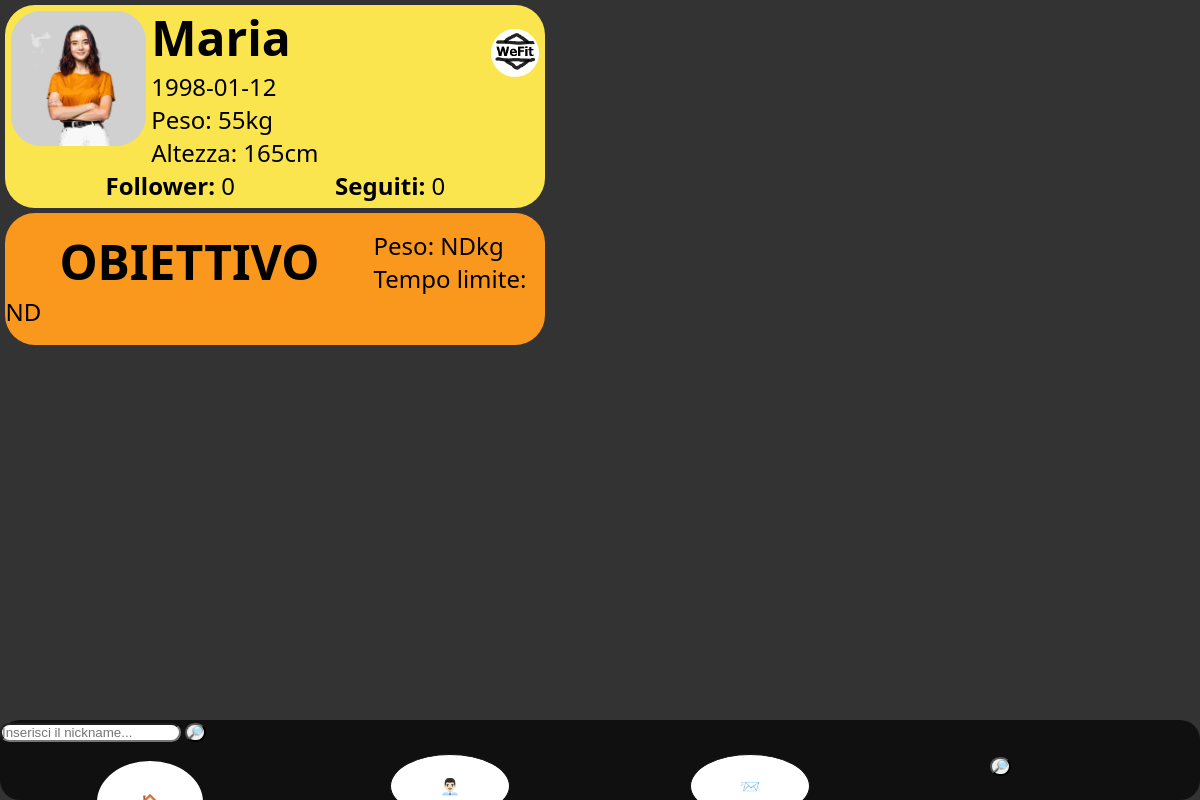
The page /profile-redirector.php (signed in) on the database its author committed.
### tables this page shows
CREATE TABLE `users` (
  `Username` varchar(20) NOT NULL,
  `Email` varchar(40) NOT NULL,
  `Password` varchar(20) NOT NULL,
  `Birthday` date NOT NULL,
  `Height` float NOT NULL,
  `Weight` float NOT NULL,
  `Photo` varchar(100) NOT NULL,
  `WeightTarget` float DEFAULT NULL,
  `Time` time DEFAULT NULL
);

### profile-redirector.php (called while the page is built, shortened)
<?php
require_once 'bootstrap.php';
$templateParams["titolo"] = "WeFit - Profilo Personale";
$templateParams["nome"] = "profile.php";
$templateParams["css"] = array("dark-background", "navbar", "post", "profile");
$templateParams["js"] = array("https://unpkg.com/axios/dist/axios.min.js","js/search.js","js/post.js");
$templateParams["profile"] = array("username" => $_SESSION["username"]);
$templateParams["profile"] = array_merge($templateParams["profile"], array("birthday" => $dbh->getUserInfo($_SESSION["username"])[0]["Birthday"]));
$templateParams["profile"] = array_merge($templateParams["profile"], array("weight" => $dbh->getUserInfo($_SESSION["username"])[0]["Weight"]));
$templateParams["profile"] = array_merge($templateParams["profile"], array("height" => $dbh->getUserInfo($_SESSION["username"])[0]["Height"]));
$templateParams["profile"] = array_merge($templateParams["profile"], array("numFollower" => count($dbh->getFollowers($_SESSION["username"]))));
$templateParams["profile"] = array_merge($templateParams["profile"], array("numFollowed" => count($dbh->getFollowed($_SESSION["username"]))));
$tmp = array("weightTarget" => $dbh->getUserInfo($_SESSION["username"])[0]["WeightTarget"]);
if ($tmp["weightTarget"] === null) {
    $templateParams["profile"] = array_merge($templateParams["profile"], array("weightTarget" => "ND"));
    $templateParams["profile"] = array_merge($templateParams["profile"], array("time" => "ND"));
} else {
    $templateParams["profile"] = array_merge($templateParams["profile"], $tmp);
    $templateParams["profile"] = array_merge($templateParams["profile"], array("time" => $dbh->getUserInfo($_SESSION["username"])[0]["Time"]));
}
$templateParams["profile"] = array_merge($templateParams["profile"], array("profilePic" => $dbh->getUserInfo($_SESSION["username"])[0]["Photo"]));
$navbarVisible = true;
$isPersonalP = true;
require 'template/base.php';
?>

### db/database.php (called while the page is built, shortened)
<?php
    class DatabaseHelper{
        private $db;
        public function __construct($servername, $username, $password, $dbname){
            $this->db = new mysqli($servername, $username, $password, $dbname);
        }
		public function getUserInfo($username) {
			$query = "SELECT * FROM users WHERE Username = ?";
			$stmt = $this->db->prepare($query);
			$stmt->bind_param('s',$username);
			$stmt->execute();
			$result = $stmt->get_result();
			return $result->fetch_all(MYSQLI_ASSOC);
		}
		public function getFollowed($follower) {
			$query = "SELECT User2 FROM `followed` WHERE `User1`=?";
			$stmt = $this->db->prepare($query);
			$stmt->bind_param('s', $follower);
			$stmt->execute();
			$result = $stmt->get_result();
			return $result->fetch_all(MYSQLI_ASSOC);
		}
		public function getFollowers($follower) {
			$query = "SELECT User2 FROM `followers` WHERE `User1`=?";
			$stmt = $this->db->prepare($query);
			$stmt->bind_param('s', $follower);
			$stmt->execute();
			$result = $stmt->get_result();
			return $result->fetch_all(MYSQLI_ASSOC);
		}
    }
?>

### bootstrap.php (called while the page is built, shortened)
<?php
require_once("db/database.php");
$dbh = new DatabaseHelper("localhost", "root", "", "wefitdb", 3306);
?>

### template/profile.php (the view, shortened to what this page needs)
<div id="badgeContainer">
	<header id="badge">
		<img src="./upload/<?php echo $templateParams["profile"]["profilePic"]?>" alt="profile picture"/>
		<div id="dati">
			<h1><?php echo $templateParams["profile"]["username"];?></h1>
			<p><?php echo $templateParams["profile"]["birthday"];?></p>
			<p>Peso: <?php echo $templateParams["profile"]["weight"];?>kg</p>
			<p>Altezza: <?php echo $templateParams["profile"]["height"];?>cm</p>
		</div>
		<?php if(isset($isPersonalP) && $isPersonalP == true): ?>
			<a href="settings-redirector.php"><img src="./upload/WeFitLogo.png" alt="impostazioni del profilo"></a>
		<?php elseif(isset($isPersonalP) && $isPersonalP == false && !$templateParams["profile"]["friend"]): ?>
			<a id="btnFollow" href="#" onclick="follow();">➕</a>
		<?php else: ?>
			<a id="btnFollow" href="#" onclick="unfollow();">✔</a>
		<?php endif; ?>
		<div id="link">
			<a href="follower-redirector.php">Follower: <label><?php echo $templateParams["profile"]["numFollower"];?></label></a>
			<a href="followed-redirector.php">Seguiti: <label><?php echo $templateParams["profile"]["numFollowed"];?></label></a>
		</div>
	</header>
	<section id="obiettivo">
		<h1>Obiettivo</h1>
		<p>Peso: <?php echo $templateParams["profile"]["weightTarget"];?>kg</p>
		<p>Tempo limite: <?php echo $templateParams["profile"]["time"];?></p>
	</section>
</div>

### template/base.php (shortened to what this page needs)
<!DOCTYPE html>
<html lang="it">
    <head>
        <?php
		if(isset($templateParams["css"])):
			foreach($templateParams["css"] as $style):
		?>
			<link rel="stylesheet" type="text/css" href="./css/<?php echo $style; ?>.css"/>
		<?php
			endforeach;
		endif;
		?>
    </head>
    <body>
        <main>
            <?php
                if(isset($templateParams["nome"])) {
                    require($templateParams["nome"]);
                }
            ?>
        </main>
		<?php
			if(isset($navbarVisible) && $navbarVisible):
		?>
		<nav>
			<form id="search-bar">
				<input type="text" id="searchedTxt" placeholder="Inserisci il nickname..."></input>
				<button type="submit" class="btn" onCLick="startSearch()">🔎</button>
			</form>
			<ul>
				<li><a href="home-redirector.php" id="nav-selected">🏠</a></li>
				<li><a href="profile-redirector.php">👨🏻‍💼</a></li>
				<li><a href="notifications-redirector.php">📨</a></li>
				<li><input type="button" onCLick="openSearch()" value="🔎"></input></li>
			</ul>
		</nav>
		<?php endif; ?>
    </body>
</html>

### css/dark-background.css (style rules this page uses)
* { margin: 0; padding: 0; border-radius: 20px; }
body { background-color: #333333; font-family: 'Segoe UI', Tahoma, Geneva, Verdana, sans-serif; }

### css/navbar.css (style rules this page uses)
nav { width: 100%; height: 10%; background-color: #101010; position: fixed; bottom: 0; }
nav ul { list-style-type: none; margin: 0; padding: 0; overflow: hidden; }
nav ul li { float: left; margin: 1% 7.5%; width: 10%; }
nav ul li a { margin: 0; text-decoration: none; background-color: white; text-align: center; display: block; padding: 20px 10px; color: black; border: 1px solid #101010; border-radius: 100%; }
#nav-selected { padding: 30px; border: 7px solid #101010; }

### css/profile.css (style rules this page uses)
#badge > a { position: absolute; left: 90%; min-width: 20px; width: 8%; padding: 1%; }
#badge > a img { background-color: white; border-radius: 100px; padding: 5%; margin: 0; width: 100%; }
#badgeContainer { top: 0; background-color: #333333; position: fixed; }
#badge { background-color: #FAE54E; border-radius: 30px; padding-bottom: 1%; }
#badge img { margin: 1%; border-radius: 30px; float: left; }
#badge a { text-decoration: none; color: black; font-weight: bold; }
#badge a label { font-weight: normal; }
#dati { float: left; width: 65%; }
#link { display: block; clear: both; display: flex; align-items: center; justify-content: space-evenly; }
#obiettivo { background-color: #FA981D; border-radius: 30px; }
#obiettivo h1 { text-transform: uppercase; float: left; font-weight: bold; font-size: 300%; }
@media (orientation: landscape) { #badge > a { top: 3%; } }
@media (orientation: landscape) { #badgeContainer { width: 45%; height: 100vh; float: left; } }
@media (orientation: landscape) { #badge { font-size: 18pt; width: 100%; margin: 1%; } }
@media (orientation: landscape) { #badge img { width: 25%; } }
@media (orientation: landscape) { #obiettivo { margin: 1%; padding: 3% 0%; width: 100%; } }
@media (orientation: landscape) { #obiettivo h1 { padding: 0% 10%; } }
@media (orientation: landscape) { #obiettivo p { font-size: 150%; } }

### rows shown on the page
users: Photo (picture), Username "Maria", Birthday "1998-01-12", Weight "55", Height "165"

### other values the page prints
$templateParams["profile"]["numFollower"] "0"
$templateParams["profile"]["numFollowed"] "0"
$templateParams["profile"]["weightTarget"] "ND"
$templateParams["profile"]["time"] "ND"
